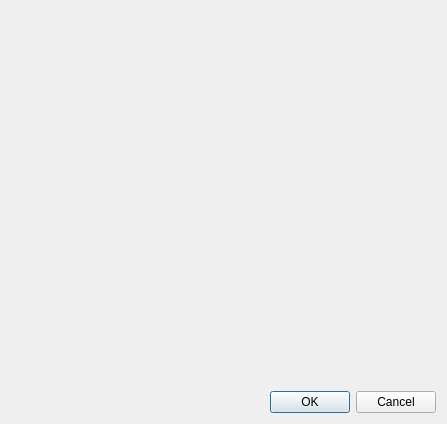
<?xml version="1.0" encoding="UTF-8"?>
<ui version="4.0">
 <class>EditEntryAttachmentsDialog</class>
 <widget class="QDialog" name="EditEntryAttachmentsDialog">
  <property name="geometry">
   <rect>
    <x>0</x>
    <y>0</y>
    <width>447</width>
    <height>424</height>
   </rect>
  </property>
  <property name="windowTitle">
   <string notr="true"/>
  </property>
  <layout class="QVBoxLayout" name="verticalLayout">
   <item>
    <widget class="AttachmentWidget" name="attachmentWidget" native="true">
     <property name="sizePolicy">
      <sizepolicy hsizetype="Expanding" vsizetype="Expanding">
       <horstretch>0</horstretch>
       <verstretch>0</verstretch>
      </sizepolicy>
     </property>
    </widget>
   </item>
   <item>
    <widget class="QDialogButtonBox" name="dialogButtons">
     <property name="standardButtons">
      <set>QDialogButtonBox::Cancel|QDialogButtonBox::Ok</set>
     </property>
    </widget>
   </item>
  </layout>
 </widget>
 <customwidgets>
  <customwidget>
   <class>AttachmentWidget</class>
   <extends>QWidget</extends>
   <header location="global">gui/entry/attachments/AttachmentWidget.h</header>
   <container>1</container>
  </customwidget>
 </customwidgets>
 <resources/>
 <connections/>
</ui>
